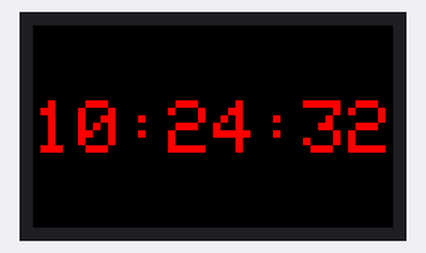
A program run on a simulated ESP32. Shown: 240×135 colour display. WiFi joins after 1.5 s; servers stay silent unless stated; the local clock reads 2024-03-15 10:24:30 at power-on unless the program sets it; not simulated (calls return 0 or success): credentials.h; what the program prints to the serial monitor is not drawn.

Above: at 2.2 s.
At 8.2 s:
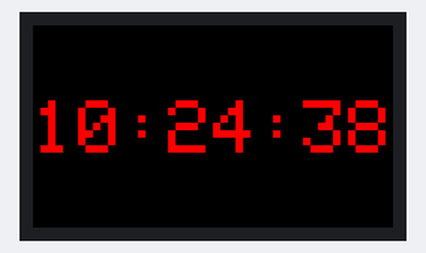
At 12.2 s:
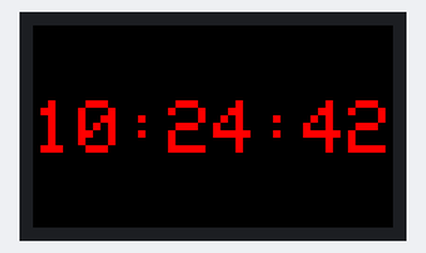
At 19.2 s:
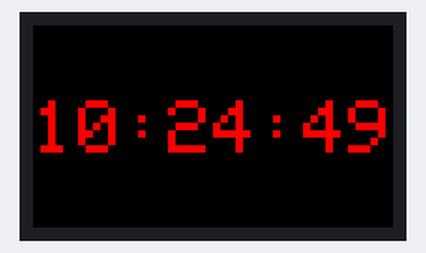
At 26.1 s:
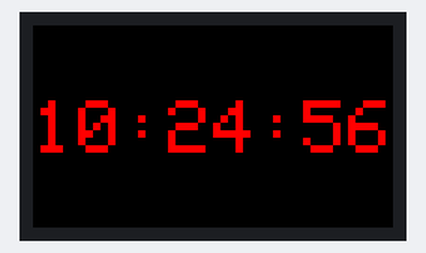
At 37.2 s:
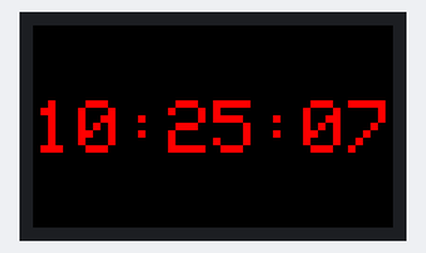

The program:

main.cpp
```cpp
#include <Arduino.h>

#include "net.h"
#include "screen.h"

#define TimeSize 10

std::string getTime()
{
    tm timeinfo;
    getLocalTime(&timeinfo);
    char buffer[TimeSize];
    strftime(buffer, TimeSize, "%H:%M:%S", &timeinfo);

    return std::string(buffer);
}

void setup()
{
    Serial.begin(115200);
    delay(10);

    netSetup();
    screenSetup();
}

void loop()
{
    screenBufferClear();

    std::string date = getTime();
    screenBufferPrintBig(date);

    screenBufferRender();
}
```

net.cpp
```cpp
#include <Arduino.h>
#include <WiFi.h>
#include <credentials.h>
#include <string>

#define WIFI_TIMEOUT 5000  // WiFi connection timeout (ms)

const char *ssid = CREDENTIALS_SSID;
const char *password = CREDENTIALS_PASSWORD;

const char *ntpServer = "pool.ntp.org";
const char *tzInfo = "CET-1CEST-2,M3.5.0/02:00:00,M10.5.0/03:00:00";

char macHex[16];

WiFiClient wifiClient;

void printLocalTime()
{
    tm timeinfo;
    if (!getLocalTime(&timeinfo))
    {
        Serial.println("Failed to obtain time");
        return;
    }
    Serial.println(&timeinfo, "%A, %B %d %Y %H:%M:%S");
}

bool wifiConnect()
{
    Serial.print("Connecting to ");
    Serial.println(ssid);

    WiFi.mode(WIFI_STA);
    WiFi.begin(ssid, password);

    int wait = 200;
    int waited = 0;
    while (WiFi.status() != WL_CONNECTED)
    {
        delay(wait);
        waited += wait;
        Serial.print(".");

        if (waited > WIFI_TIMEOUT)
        {
            Serial.println("connection failed");
            return false;
        }
    }

    Serial.println("");
    Serial.print("IP address: ");
    Serial.println(WiFi.localIP());

    uint8_t mac[6] = {};
    esp_efuse_mac_get_default(mac);
    sprintf(macHex, "%02x%02x%02x%02x%02x%02x", mac[0], mac[1], mac[2], mac[3], mac[4], mac[5]);

    return true;
}

void reboot()
{
    Serial.println("Restarting in 10 seconds");
    delay(10 * 1000);
    ESP.restart();
}

void netSetup()
{
    if (!wifiConnect())
    {
        reboot();
    }

    configTime(0, 0, ntpServer);
    setenv("TZ", tzInfo, 1);

    printLocalTime();
}
```

net.h
```cpp
#ifndef _NET_
#define _NET_

void netSetup();

#endif
```

screen.cpp
```cpp
#include <Arduino.h>
#include <TFT_eSPI.h>
#include <SPI.h>
#include <string>

TFT_eSPI tft = TFT_eSPI();
TFT_eSprite buffer = TFT_eSprite(&tft);

void screenSetup()
{
    tft.init();
    tft.setRotation(3);
    tft.fillScreen(TFT_BLACK);

    tft.setCursor(0, 0);
    tft.setTextSize(1);
    tft.setTextColor(TFT_WHITE);
    tft.println("Starting...");

    buffer.setColorDepth(8);
    buffer.createSprite(240, 135);
    buffer.fillSprite(TFT_BLACK);
}

void screenBufferClear()
{
    buffer.fillSprite(TFT_BLACK);
}

void screenBufferPrintBig(std::string &str)
{
    buffer.setCursor(0, 50);
    buffer.setTextSize(5);
    buffer.setTextColor(TFT_RED);
    buffer.println(str.c_str());
}

void screenBufferRender()
{
    buffer.pushSprite(0, 0);
}
```

screen.h
```cpp
#ifndef _SCREEN_
#define _SCREEN_

#include <string>

void screenSetup();
void screenBufferClear();
void screenBufferPrintBig(std::string &str);
void screenBufferRender();

#endif
```

Measured:
- what the display in image 0 shows lasts 1.1 s, from 2.1 s to 3.2 s
- what the display in image 1 shows lasts 1.1 s, from 8.1 s to 9.2 s
